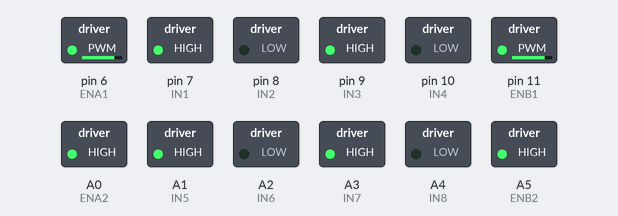
Bench run of a sketch on a simulated Arduino Mega 2560, built with avr-gcc and run on an emulated ATmega2560. Shown: switched loads named in the sketch (green lamp = pin HIGH). What the sketch prints to the serial monitor is not drawn.

Above: at 0.1 s.
Timing chart, 0 to 1.6 s (numbered marks = the images above):
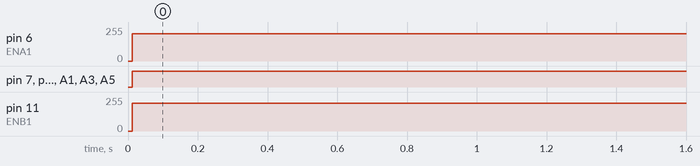

Measured:
- by itself, pin 6 (ENA1): 0/255 → 206/255 at 0.01 s
- by itself, pin 7 (IN1), pin 9 (IN3), A0 (ENA2), A1 (IN5), A3 (IN7), A5 (ENB2): LOW → HIGH at 0.01 s
- by itself, pin 11 (ENB1): 0/255 → 208/255 at 0.01 s

The sketch:

wt61c_ttl_pid.ino
```cpp
unsigned char dataBuffer[11];
unsigned char dataCounter = 0;
unsigned char dataReady = 0;
float yaw = 0.0, pitch = 0.0, roll = 0.0; // 三軸角度

unsigned long timer = 0;
unsigned long lastPrintTime = 0;
float target = 0; // 設置目標角度
float error = 0;
float integral = 0;
float derivative = 0;
float lastError = 0;
float angle = 0;

// 定義L298N模塊控制馬達的引腳（前輪馬達）
const int ENA1 = 6;   // 馬達1速度控制
const int IN1 = 7;    // 馬達1轉向控制
const int IN2 = 8;    // 馬達1轉向控制
const int IN3 = 9;    // 馬達2轉向控制
const int IN4 = 10;   // 馬2轉向控制
const int ENB1 = 11;  // 馬達2速度控制

// 定義L298N模塊控制馬達的引腳（後輪馬達）
const int ENA2 = A0;  // 馬達3速度控制
const int IN5 = A1;   // 馬達3轉向控制
const int IN6 = A2;   // 馬達3轉向控制
const int IN7 = A3;   // 馬達4轉向控制
const int IN8 = A4;   // 馬達4轉向控制
const int ENB2 = A5;  // 馬達4速度控制

int motorSpeed = 200; // 馬達基礎速度

float Kp = 250; // 比例增益
float Ki = 1; // 積分增益
float Kd = 1; // 微分增益

void setup() {
  Serial.begin(115200); // 鮑率可調
  Serial1.begin(115200); // 與WT61C-TTL通訊的串口

  pinMode(ENA1, OUTPUT);
  pinMode(IN1, OUTPUT);
  pinMode(IN2, OUTPUT);
  pinMode(IN3, OUTPUT);
  pinMode(IN4, OUTPUT);
  pinMode(ENB1, OUTPUT);

  pinMode(ENA2, OUTPUT);
  pinMode(IN5, OUTPUT);
  pinMode(IN6, OUTPUT);
  pinMode(IN7, OUTPUT);
  pinMode(IN8, OUTPUT);
  pinMode(ENB2, OUTPUT);

  while (true) {
    resetGyro();
    checkGyroData();
    if (yaw == 0.0 && roll == 0.0 && pitch == 0.0) break;
  }
}

void loop() {
  checkGyroData(); // 更新陀螺儀數據
  if((millis() - timer) > 10){ // 每10ms執行一次
    pid(); // 執行PID控制
    timer = millis();
  }
    if((millis() - lastPrintTime) > 500){ // 每500ms執行一次
    Serial.print("yaw(Z): "); // 水平角度，若單純想走直線PID用此角度即可
    Serial.println(yaw);
    lastPrintTime = millis();
  }
}

void resetGyro() { // 重置陀螺儀
  Serial1.write(0xFF);
  Serial1.write(0xAA);
  Serial1.write(0x52);
}

void checkGyroData() {
  readGyroData();
  if (dataReady) {
    dataReady = 0;
    if (dataBuffer[0] == 0x55 && dataBuffer[1] == 0x53) { // 檢查幀頭
      yaw = (short(dataBuffer[7] << 8 | dataBuffer[6])) / 32768.0 * 180; // 計算偏航角
      pitch = (short(dataBuffer[3] << 8 | dataBuffer[2])) / 32768.0 * 180; // 計算俯仰角
      roll = (short(dataBuffer[5] << 8 | dataBuffer[4])) / 32768.0 * 180; // 計算滾轉角
    }
  }
}

void readGyroData() {
  while (Serial1.available()) {
    dataBuffer[dataCounter] = (unsigned char)Serial1.read();
    if (dataCounter == 0 && dataBuffer[0] != 0x55) return; // 如果第0字節不是幀頭，返回
    dataCounter++;

    if (dataCounter == 11) { // 接收到11個字節數據
      dataCounter = 0; // 重置計數器，準備接收下一幀數據
      dataReady = 1; // 標誌數據包已完全接收
      if (dataBuffer[0] != 0x55 || dataBuffer[1] != 0x53) dataReady = 0; // 檢查幀頭是否正確
    }
  }
}

void pid() {
  error = target - yaw; // 獲取yaw角度的誤差
  integral += error; // 積分
  // integral = constrain(integral, -100, 100); // 限制積分範圍，避免積分飽和
  derivative = error - lastError; // 微分
  angle = (error * Kp) + (integral * Ki) + (derivative * Kd); // 計算PID輸出

  // 限制PID輸出的範圍
  angle = constrain(angle, -255, 255);

 if (error == 0) {
    advance_forward(motorSpeed, motorSpeed, motorSpeed, motorSpeed); // 保持直行
  } else {
    advance_forward(motorSpeed + angle, motorSpeed - angle, motorSpeed + angle, motorSpeed - angle); // 調整輪速(左+右-)
  }
    lastError = error; // 更新上一次誤差
}

void advance_forward(int speedA, int speedB, int speedC, int speedD) {
  speedA = map(constrain(speedA, 0, 255), 0, 255, 30, 255); // 限制速度範圍
  speedB = map(constrain(speedB, 0, 255), 0, 255, 40, 255); // 限制速度範圍
  speedC = map(constrain(speedC, 0, 255), 0, 255, 127, 255); // 限制速度範圍
  speedD = map(constrain(speedD, 0, 255), 0, 255, 127, 255); // 限制速度範圍

  digitalWrite(IN1, HIGH);
  digitalWrite(IN2, LOW);
  digitalWrite(IN3, HIGH);
  digitalWrite(IN4, LOW);
  analogWrite(ENA1, speedA);
  analogWrite(ENB2, speedC);

  digitalWrite(IN5, HIGH);
  digitalWrite(IN6, LOW);
  digitalWrite(IN7, HIGH);
  digitalWrite(IN8, LOW);
  analogWrite(ENB1, speedB);
  analogWrite(ENA2, speedD);
}
```
